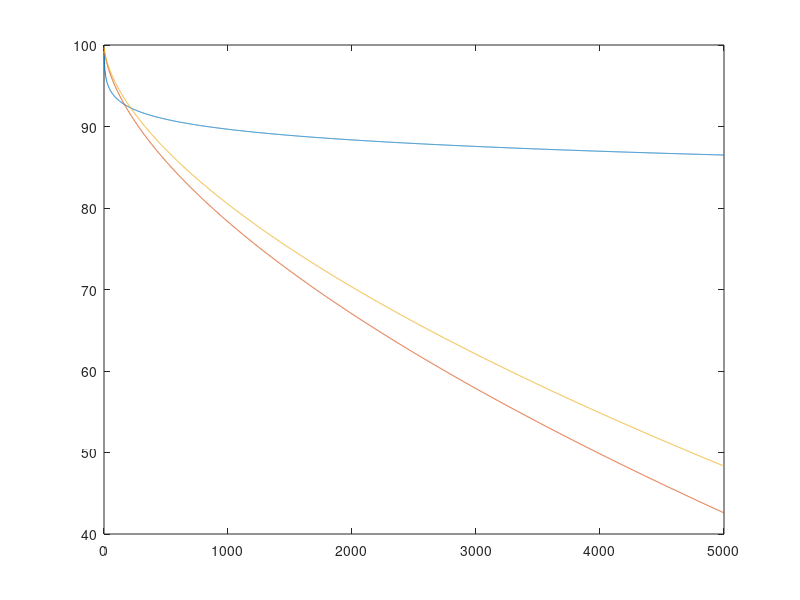

MATLAB code for this plot: (Note: this script raises an error after producing the figure.)
T = 273+15;
I = 0.5;
n = 1:5000;

load('Battery_1.csv')
load('Battery_2.csv')
load('Battery_3.csv')

%C = (26794.698*exp(0.734/T)-0.155/I-26179.913)*2^(785.46*exp(0.844/T+0.122*I-782.972))

C =0.0165658* I * I *exp(942.7677/T)*n.^(14.2335*I*I*exp(-1059.5988/T));

plot((1-C)*100 + 10)
hold on


C_r = 0.3334*n.^0.6045;
plot((100-C_r))
hold on
plot(100-0.9*C_r);


hold on
plot(Battery_1(:,1),Battery_1(:,2))
hold on
plot(0.9*Battery_1(:,1),Battery_1(:,2))
hold on
plot(Battery_2(:,1),Battery_2(:,2))
hold on
plot(Battery_3(:,1),Battery_3(:,2))

legend('100 DoD IJES model 1','100 DoD IJES 20C','100 DoD IJES 10C','25 DoD 20C','25 DoD 10C','40 DoD 20C','50 DoD 20C');
xlabel('No. of cycles');
ylabel('Battery capacity %');
grid on